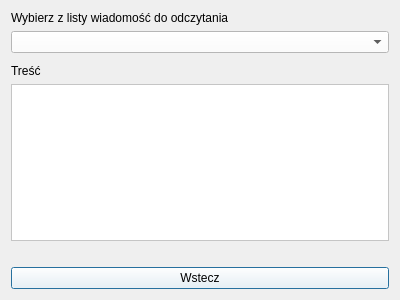
<?xml version="1.0" encoding="UTF-8"?>
<ui version="4.0">
 <class>ListaWiadomosci</class>
 <widget class="QDialog" name="ListaWiadomosci">
  <property name="geometry">
   <rect>
    <x>0</x>
    <y>0</y>
    <width>400</width>
    <height>300</height>
   </rect>
  </property>
  <property name="windowTitle">
   <string>Dialog</string>
  </property>
  <layout class="QVBoxLayout" name="verticalLayout">
   <item>
    <widget class="QLabel" name="label">
     <property name="text">
      <string>Wybierz z listy wiadomość do odczytania</string>
     </property>
    </widget>
   </item>
   <item>
    <widget class="QComboBox" name="Lista">
     <property name="styleSheet">
      <string notr="true">background-color:white;</string>
     </property>
    </widget>
   </item>
   <item>
    <spacer name="verticalSpacer">
     <property name="orientation">
      <enum>Qt::Vertical</enum>
     </property>
     <property name="sizeHint" stdset="0">
      <size>
       <width>20</width>
       <height>40</height>
      </size>
     </property>
    </spacer>
   </item>
   <item>
    <widget class="QLabel" name="label_2">
     <property name="text">
      <string>Treść</string>
     </property>
    </widget>
   </item>
   <item>
    <widget class="QPlainTextEdit" name="Tresc">
     <property name="styleSheet">
      <string notr="true">background-color:white;</string>
     </property>
     <property name="readOnly">
      <bool>true</bool>
     </property>
    </widget>
   </item>
   <item>
    <widget class="QLabel" name="Komunikat">
     <property name="text">
      <string/>
     </property>
    </widget>
   </item>
   <item>
    <widget class="QPushButton" name="Wstecz">
     <property name="styleSheet">
      <string notr="true">background-color:white;</string>
     </property>
     <property name="text">
      <string>Wstecz</string>
     </property>
    </widget>
   </item>
  </layout>
 </widget>
 <resources/>
 <connections/>
</ui>
